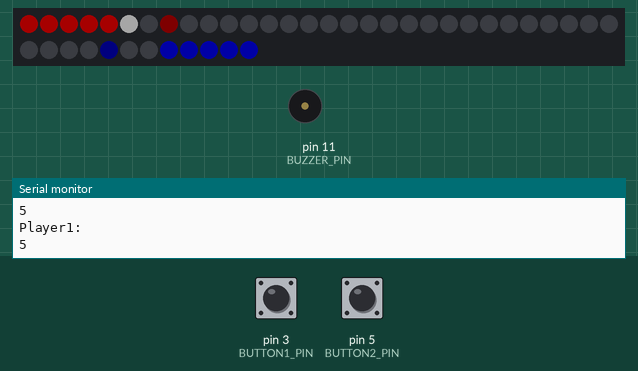
Simulated run of this sketch. Board: Arduino Uno, built with avr-gcc and run on an emulated ATmega328P. Shown: 42 RGB LEDs in strip order, left to right, continuing on the next row, buzzer (waves = sounding), the last lines printed to the serial monitor. Inputs (shaded band) come from the test bench; at power-on: pin 3 (BUTTON1_PIN) HIGH, pin 5 (BUTTON2_PIN) HIGH. Dim RGB values are drawn brighter than linear; random numbers use the default seed unless the sketch sets one.

Above: at 1.2 s.
1.3 s: pin 3 (BUTTON1_PIN) pulled LOW for 0.15 s
3.0 s: pin 5 (BUTTON2_PIN) pulled LOW for 1 s
At 3.02 s:
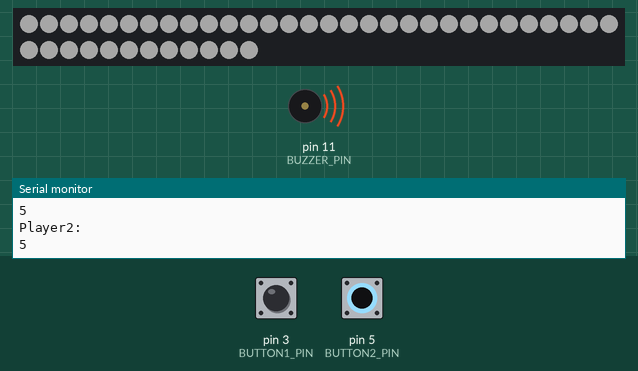
6.2 s: pin 3 (BUTTON1_PIN) pulled LOW for 1 s
10.2 s: pin 5 (BUTTON2_PIN) pulled LOW for 0.15 s
12.4 s: pin 3 (BUTTON1_PIN) pulled LOW for 1 s
At 17.17 s:
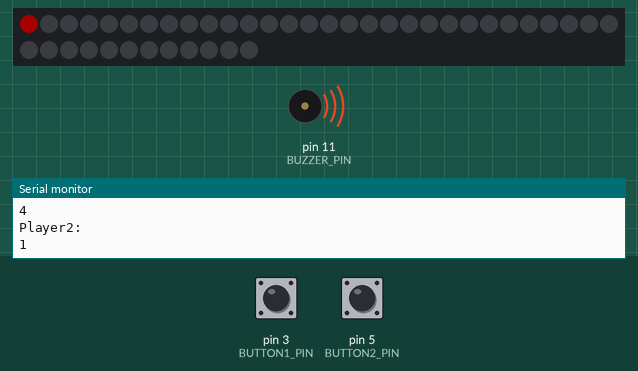
At 21.46 s:
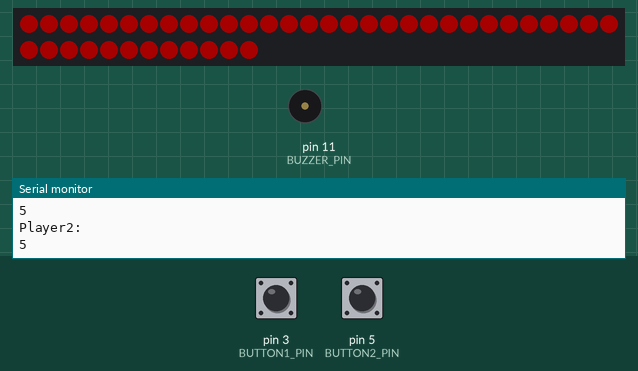
Timing chart, 0 to 23.0 s (numbered marks = the images above; inputs shaded):
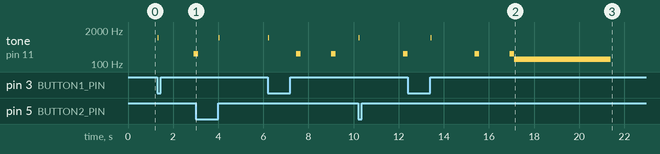

The sketch:

1DPong_002.ino
```cpp
#include <Adafruit_NeoPixel.h>

#define PIXELS 42
#define SPEEDUP 100
#define LED_PIN 2
#define BUTTON1_PIN 3
#define BUTTON2_PIN 5
#define BUZZER_PIN 11

#define DEBUG
#define INITIALSPEED 13
#define INITIAL_LIVES 5


#define ZONEPLAYER1 8-1
#define ZONEPLAYER2 PIXELS-8
Adafruit_NeoPixel strip = Adafruit_NeoPixel(PIXELS, LED_PIN, NEO_GRB + NEO_KHZ800);

typedef enum {LEFT, RIGHT} side_type;

bool quit = false;
bool buzzer = false;
struct Button {
  int pin;
  bool down;    // button has been released just now
  bool up;      // button has been pressed just now
  bool isPressed; // button is being pressed
};

struct Player {
  uint32_t color;
  uint16_t lives;
  side_type side;
};

struct Ball {
  uint32_t color;
  float position;
  side_type direction;
  float speed; // pixels/s
};

struct Button button1;
struct Button button2;
struct Player p1;
struct Player p2;
struct Ball ball;

void setup() {

#ifdef DEBUG
  Serial.begin(9600);
#endif
  pinMode(buzzer, OUTPUT); // Set buzzer - pin 9 as an output

  pinMode(BUTTON1_PIN, INPUT_PULLUP);
  pinMode(BUTTON2_PIN, INPUT_PULLUP);

  button1 = (Button) {
    .pin = BUTTON1_PIN
  };

  button2 = (Button) {
    .pin = BUTTON2_PIN
  };

  strip.begin();
  // Range from 0-255, so 100 is a bit less than 50% brightness
  strip.setBrightness(40);
  strip.show();

  ball = (Ball) {
    .color = strip.Color(255, 255, 255),
     .position = PIXELS / 2,
      .direction = LEFT,
       .speed = INITIALSPEED
  };

  p1 = (Player) {
    .color = strip.Color(255, 0, 0),
     .lives = INITIAL_LIVES,
      .side = LEFT,
  };

  p2 = (Player) {
    .color = strip.Color(0, 0, 255),
     .lives = INITIAL_LIVES,
      .side = RIGHT
  };

  setAllTo(strip.Color(0, 0, 0));
}

// Fill the dots one after the other with a color
void setAllTo(uint32_t color) {
  for (uint16_t i = 0; i < strip.numPixels(); i++) {
    strip.setPixelColor(i, color);
  }
}

void renderPlayer(Player *p) {
  int maxRight = PIXELS - 1;

  if (p->side == RIGHT) {
    for (int i = 0; i < p->lives; i++) {
      strip.setPixelColor((maxRight - i), p->color);
    }
    return;
  }

  if (p->side == LEFT) {
    for (int i = 0; i < p->lives; i++) {
      strip.setPixelColor(i, p->color);
    }
    return;
  }
  Serial.println("Player1:");
}

void renderBall(Ball *ball) {
  strip.setPixelColor((ball->position), ball->color);
}

// Refresh interval at which to set our game loop
// To avoid having the game run at different speeds depending on hardware
const int refreshInterval = 16; // 60 FPS

// Used to calculate the delta between loops for a steady frame-rate
unsigned long lastRefreshTime = 0;

void processButtonInput(Button *button) {
  bool prevPressed = button->isPressed;

  int state = digitalRead(button->pin);

  bool newPressed = state == LOW;

  if (prevPressed && !newPressed) { // just released
    button->up = true;
    button->down = false;
  } else if (!prevPressed && newPressed) { // just pressed
    button->up = false;
    button->down = true;
  } else {
    button->up = false;
    button->down = false;
  }

  button->isPressed = newPressed;
  /*
    if (button->pin == 10) {
      if (state) {
        strip.setPixelColor(54, strip.Color(255, 255, 255));
      } else {
        strip.setPixelColor(54, strip.Color(0, 0, 0));
      }
    } else if (button->pin == 12) {
      if (state) {
        strip.setPixelColor(55, strip.Color(255, 255, 255));
      } else {
        strip.setPixelColor(55, strip.Color(0, 0, 0));
      }
    }
  */
}

void processInput() {
  processButtonInput(&button1);
  processButtonInput(&button2);
}

void colorWipe(uint32_t c, uint8_t wait) {
  for (uint16_t i = 0; i < strip.numPixels(); i++) {
    strip.setPixelColor(i, c);
    strip.show();
    delay(wait);
  }
}
void drawWinnerR() {

  if (p2.lives == 1) {
    tone(BUZZER_PIN, 150);
    colorWipe(p1.color , 100);
    noTone(BUZZER_PIN);
  }
}

void drawWinnerL() {
  if (p1.lives == 1) {
    tone(BUZZER_PIN, 150);
    colorWipe(p2.color , 100);
    noTone(BUZZER_PIN);
  }
}

void drawGame()
{
  setAllTo(strip.Color(0, 0, 0));
  renderPlayer(&p1);
  renderPlayer(&p2);
  renderBall(&ball);

  strip.setPixelColor(ZONEPLAYER1, 25, 0, 0);
  strip.setPixelColor(ZONEPLAYER2, 0, 0, 25);
  strip.show();
  Serial.println("Player1:");
  Serial.println(p1.lives);
  Serial.println("Player2:");
  Serial.println(p2.lives);
}

void drawLostAnimation()
{
  tone(BUZZER_PIN, 250);
  setAllTo(strip.Color(255, 255, 255));
  strip.show();
  delay(200);
  setAllTo(strip.Color(0, 0, 0));
  strip.show();
  noTone(BUZZER_PIN);
}

void drawStrobo()
{
  static uint8_t pause = 0;
  if (pause < 1)
  {
    setAllTo(strip.Color(255, 0, 0));
    pause++;
  }
  else if (pause < 2)
  {
    setAllTo(strip.Color(0, 255, 0));
    pause++;
  }
  else if (pause < 3)
  {
    setAllTo(strip.Color(0, 0, 255));
    pause = 0;
  }
  strip.show();
}

uint32_t Wheel(byte WheelPos) {
  WheelPos = 255 - WheelPos;
  if (WheelPos < 85) {
    return strip.Color(255 - WheelPos * 3, 0, WheelPos * 3);
  }
  if (WheelPos < 170) {
    WheelPos -= 85;
    return strip.Color(0, WheelPos * 3, 255 - WheelPos * 3);
  }
  WheelPos -= 170;
  return strip.Color(WheelPos * 3, 255 - WheelPos * 3, 0);
}


void drawStandby()
{
  colorWipe(strip.Color(random(0, 255), random(0, 255), random(0, 255)), 10);
}

void updateBall(Ball *ball, unsigned int td) {
  float moveBy = ball->speed * (td / (float) 1000);

  if ((button1.down || button1.up) && ball->direction == LEFT) {

    //----Man kann den Ball erst zurueckschicken, wenn er sich bis auf 1/4 des Stripes der eigenen Zone genaehert hat.
    //----Sonst wird es langweilig, weil man sich durch "Dauerfeuer" gegenseitig im Mittelfeld halten kann.
    if(ball->position<ZONEPLAYER1){
      ball->speed = SPEEDUP / ball->position ;
      ball->direction = RIGHT;
      tone(BUZZER_PIN, 1000);
    }else{
      /*
      drawLostAnimation();
        drawWinnerL();
        p1.lives = p1.lives - 1;
        ball->direction = LEFT;
        ball->position = PIXELS / 2; //ball->position * -1;
        ball->speed = INITIALSPEED;
      */
    }
  }

  if ((button2.down || button2.up) && ball->direction == RIGHT) {
    if(ball->position>ZONEPLAYER2){
      ball->speed = SPEEDUP / (PIXELS - ball->position);
      ball->direction = LEFT;
      tone(BUZZER_PIN, 1000);
    }else{
      /*
      drawLostAnimation();
        drawWinnerR();
        p2.lives = p2.lives - 1;
        ball->direction = RIGHT;
        ball->position = PIXELS / 2;//(float) (PIXELS - 1) - ((float) (PIXELS - 1) - ball->position);
        ball->speed = INITIALSPEED;
      */
    }
  }

  switch (ball->direction) {
    case LEFT:
      ball->position = ball->position - moveBy;
      if (ball->position < 0)
      {
        drawLostAnimation();
        drawWinnerL();
        p1.lives = p1.lives - 1;
        ball->direction = LEFT;
        ball->position = PIXELS / 2; //ball->position * -1;
        ball->speed = INITIALSPEED;
      }
      break;
    case RIGHT:
      ball->position = ball->position + moveBy;
      if (ball->position > PIXELS - 1)
      {
        drawLostAnimation();
        drawWinnerR();
        p2.lives = p2.lives - 1;
        ball->direction = RIGHT;
        ball->position = PIXELS / 2;//(float) (PIXELS - 1) - ((float) (PIXELS - 1) - ball->position);
        ball->speed = INITIALSPEED;
      }
      break;
  }
}

void update(unsigned int td)
{
  noTone(BUZZER_PIN);
  updateBall(&ball, td);
  if (0 == p1.lives)
  {
    p1.lives = INITIAL_LIVES;
    p2.lives = INITIAL_LIVES;
    quit = true;
  }
  if (0 == p2.lives)
  {
    p1.lives = INITIAL_LIVES;
    p2.lives = INITIAL_LIVES;
    quit = true;
  }
}

void loop() {
  unsigned long now = millis();

  if (lastRefreshTime == 0) {
    lastRefreshTime = now;
    return;
  }

  unsigned int td = now - lastRefreshTime;

  if (td > refreshInterval)
  {
    lastRefreshTime = now;
    static unsigned long lastTimeNotStandby;
    processInput();
    if (!quit)
    {

      update(td);
      drawGame();
      lastTimeNotStandby = millis();
    }
    else
    {
      if ((button1.down || button1.up) || (button2.down || button2.up))
      {
        quit = false;
      }
      drawStandby();

    }
  }
}
```

Measured:
- by itself, tone on pin 11 (BUZZER_PIN): plays 1000 Hz for 0.03 s, 250 Hz for 0.21 s, 250 Hz for 0.21 s, 150 Hz for 4.3 s
